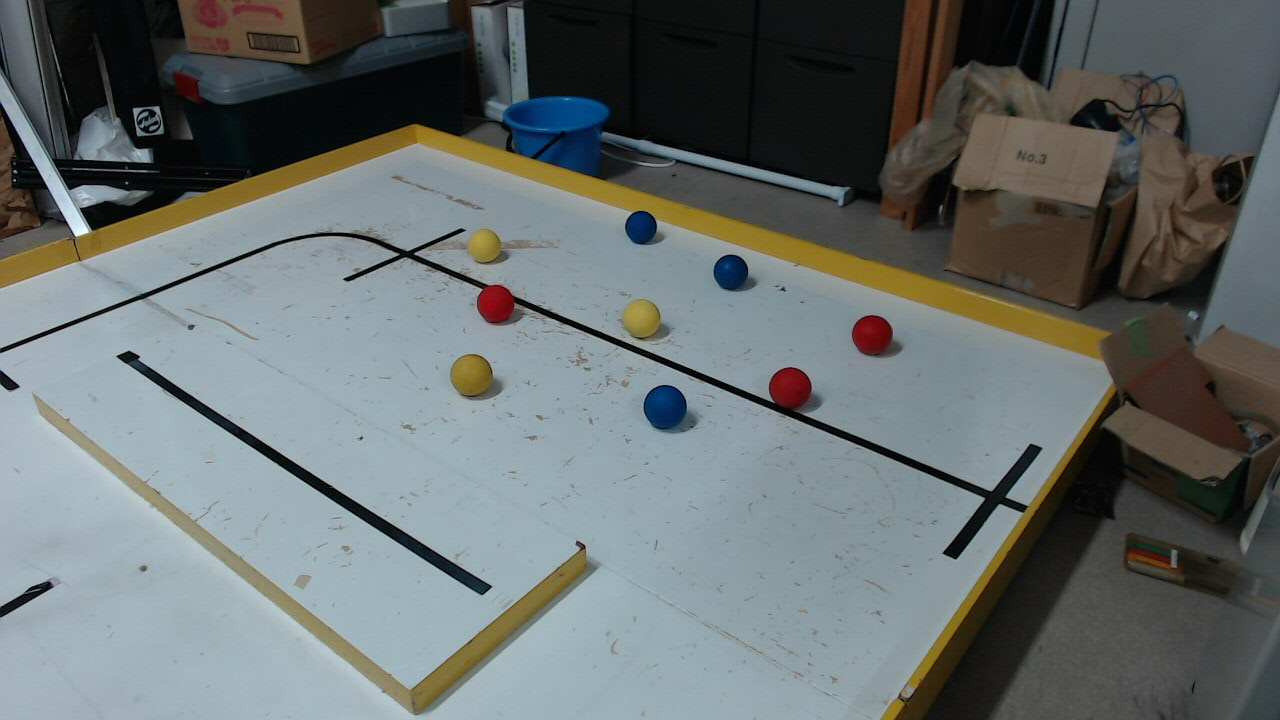
#> input picture opencv_sample/rov_test/ball_kyougidai.jpg, 1280 x 720 px
$ python yellow.py
#> lines starting #> are read from the running program, lines starting #| are printed output that depends on the picture; after the words box and inside, x2 and y2 are one past the last pixel; in counts of white or black regions, pixels touching at a corner belong together
import cv2
import numpy as np

def main():

    img = cv2.imread('ball_kyougidai.jpg')
#> img is the input picture: shape (720, 1280, 3); mean B, G, R 109.6, 110.3, 103.6

    while(1):
        #kernel = np.ones((5,5), np.float32)/ 25
        #img = cv2.filter2D(img, -1, kernel)
        hsv = cv2.cvtColor(img, cv2.COLOR_BGR2HSV)
#> hsv: shape (720, 1280, 3); mean H, S, V 77.3, 57.9, 117.9
        low_yellow = np.array([20, 130, 100])
        upper_yellow = np.array([50, 255, 255])

        mask = cv2.inRange(hsv, low_yellow, upper_yellow)
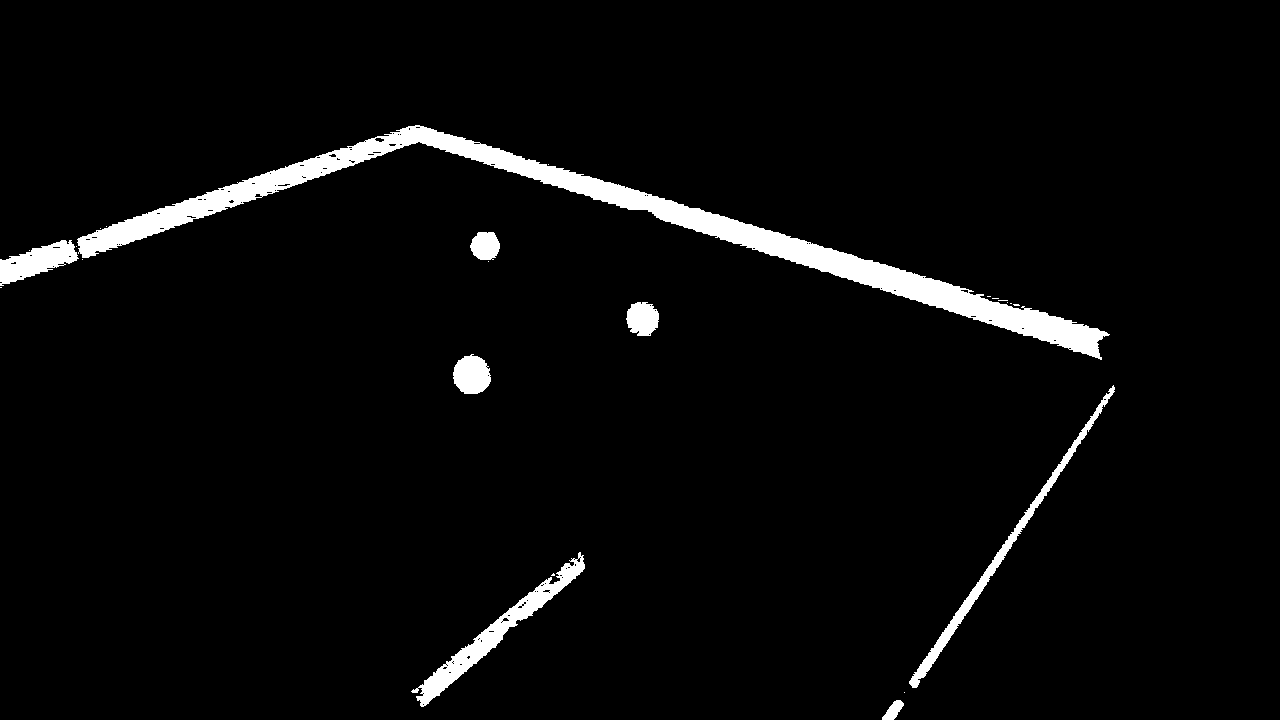
#> mask: shape (720, 1280); 3.7% white; 24 white regions (16 under 20 px), largest, box (x1, y1, x2, y2) and area: (77, 125, 1110, 360) 23068, (411, 552, 585, 707) 3674, (909, 385, 1115, 688) 2760

        masking = cv2.bitwise_and(img, img, mask = mask)
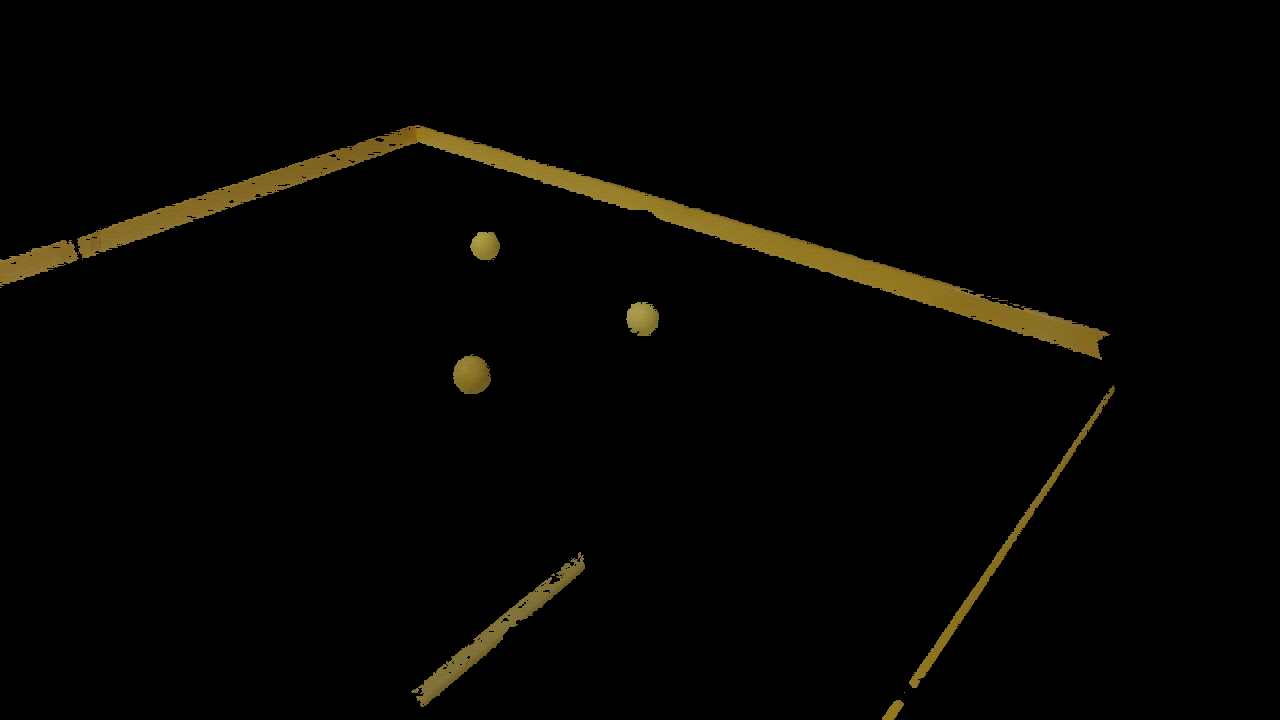
#> masking: shape (720, 1280, 3); mean B, G, R 1.6, 4.2, 5.1


        cv2.imshow('test1', img)
        cv2.imshow('test2', masking)

        k = cv2.waitKey(1)
#> (key Esc is pressed here)
        if k == 27:
            break

#> (the run stopped early here; a loop or call above may not have finished)
